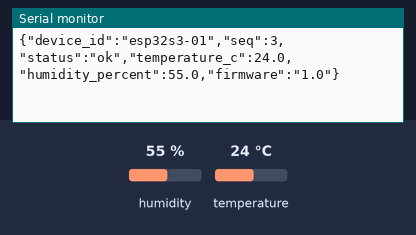
The sketch below on a simulated ESP32-S3. Parts: the last lines printed to the serial monitor. Inputs (shaded band) come from the test bench; at power-on: humidity 55 %, temperature 24 °C.

Above: at 6.8 s.
6.9 s: humidity set to 22 %
At 8.6 s:
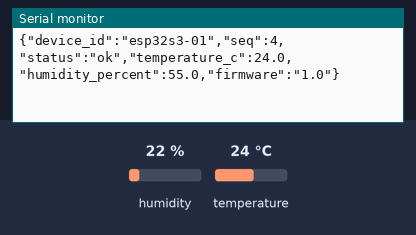
12.3 s: temperature set to 12 °C
At 15.2 s:
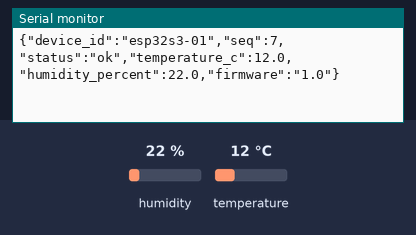
17.7 s: humidity set to 40 %
At 19.4 s:
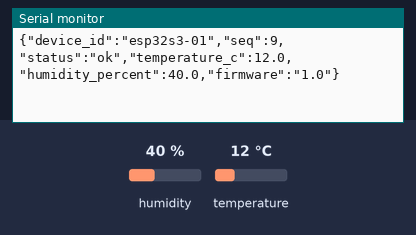
Timing chart, 0 to 20.9 s (numbered marks = the images above; inputs shaded):
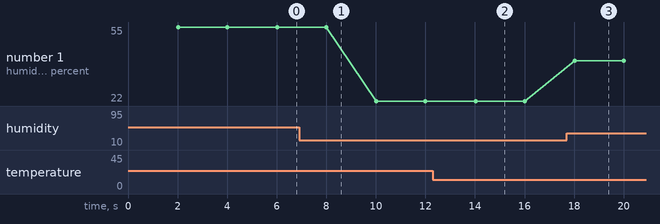

Measured:
- after the input at 12.3 s, the serial monitor: prints a new line after 1.7 s (image 2)
- after the input at 17.7 s, the serial monitor: prints a new line after 0.32 s (image 3)
- plotted number 1: 55 → 22 after the input at 6.9 s, 22 → 40 after the input at 17.7 s

The sketch:

esp32_dht11.ino
```cpp
#include <DHT.h>

constexpr uint8_t DHT_PIN = 4;
constexpr uint8_t DHT_TYPE = DHT11;
constexpr char DEVICE_ID[] = "esp32s3-01";
constexpr char FIRMWARE_VERSION[] = "1.0";
constexpr unsigned long SAMPLE_INTERVAL_MS = 2000;

DHT dht(DHT_PIN, DHT_TYPE);
unsigned long sequenceNumber = 0;
unsigned long lastSampleMs = 0;

void setup() {
  Serial.begin(115200);
  dht.begin();
}

void loop() {
  const unsigned long now = millis();
  if (now - lastSampleMs < SAMPLE_INTERVAL_MS) {
    return;
  }

  lastSampleMs = now;
  ++sequenceNumber;

  const float humidity = dht.readHumidity();
  const float temperatureC = dht.readTemperature();

  if (isnan(humidity) || isnan(temperatureC)) {
    Serial.printf(
        "{\"device_id\":\"%s\",\"seq\":%lu,\"status\":\"sensor_error\","
        "\"firmware\":\"%s\"}\n",
        DEVICE_ID,
        static_cast<unsigned long>(sequenceNumber),
        FIRMWARE_VERSION);
    return;
  }

  Serial.printf(
      "{\"device_id\":\"%s\",\"seq\":%lu,\"status\":\"ok\","
      "\"temperature_c\":%.1f,\"humidity_percent\":%.1f,"
      "\"firmware\":\"%s\"}\n",
      DEVICE_ID,
      static_cast<unsigned long>(sequenceNumber),
      temperatureC,
      humidity,
      FIRMWARE_VERSION);
}
```
